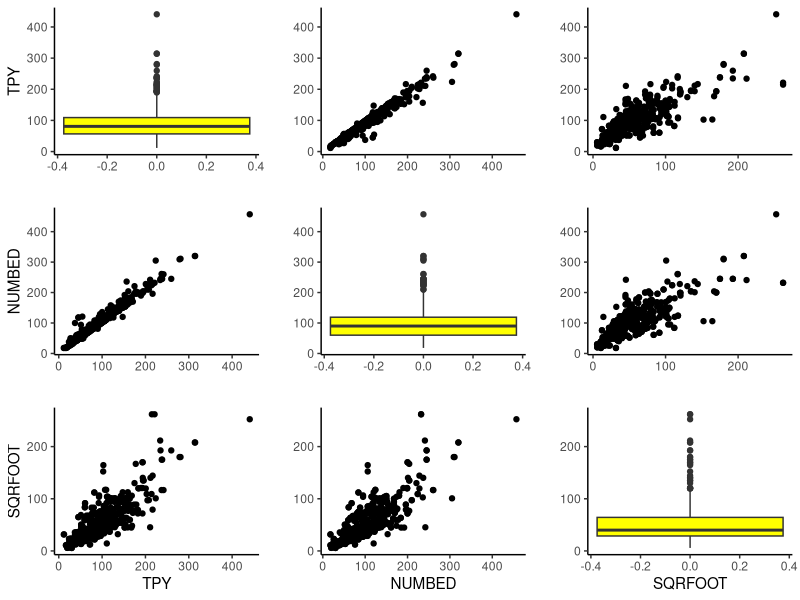
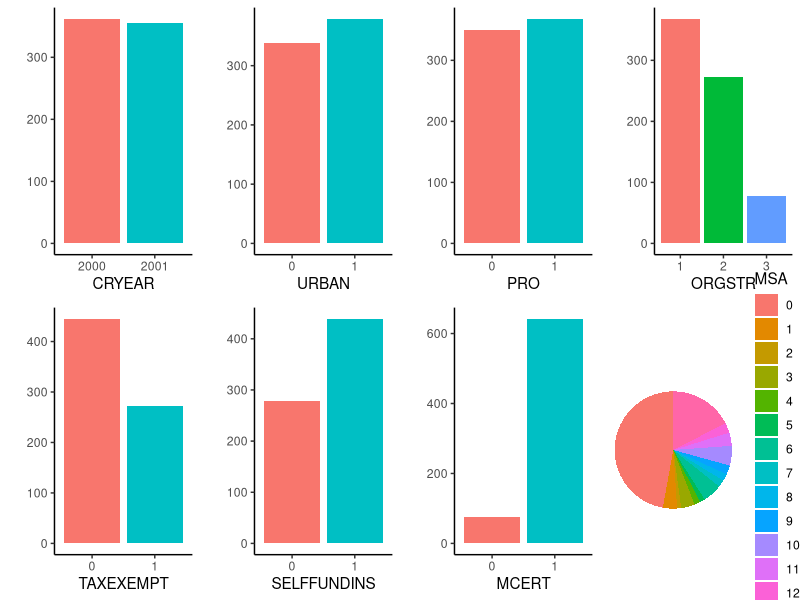
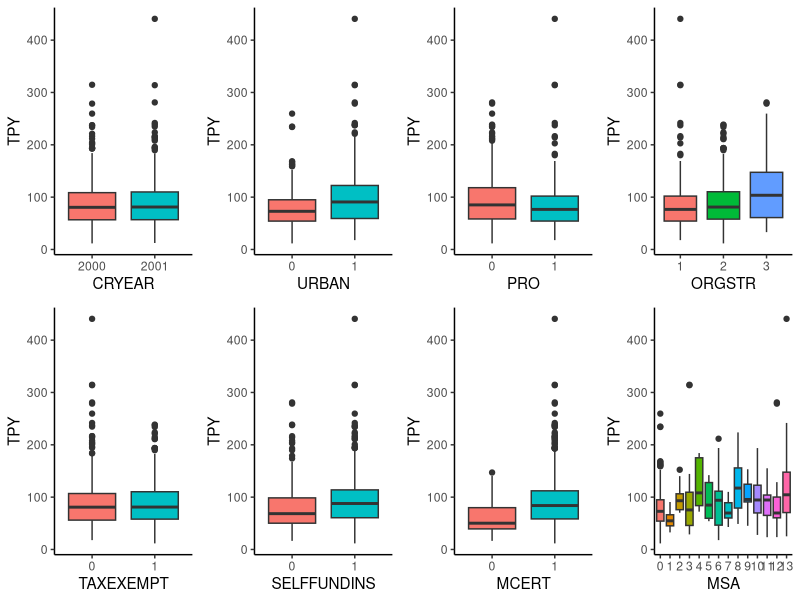
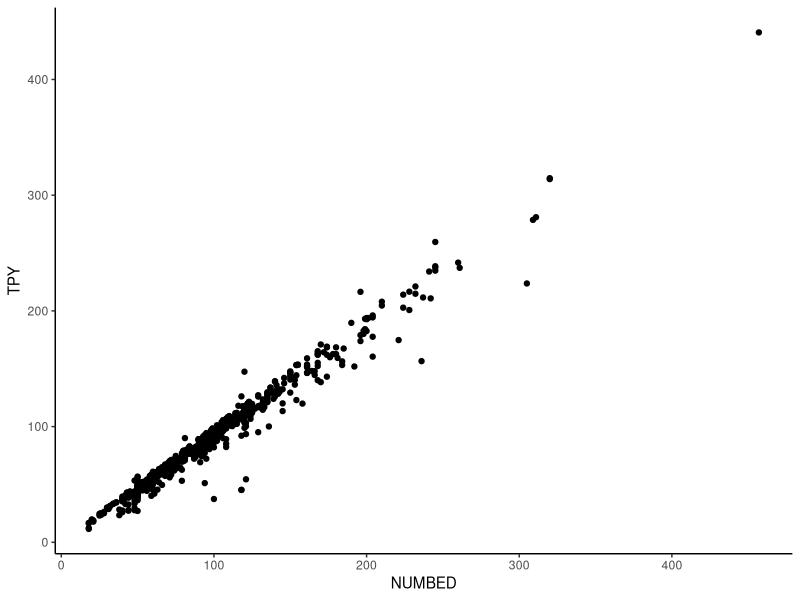
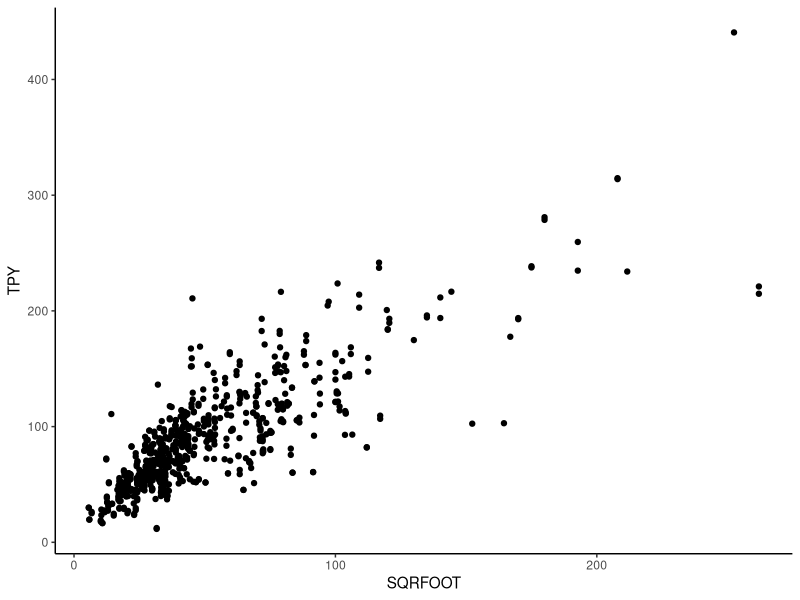
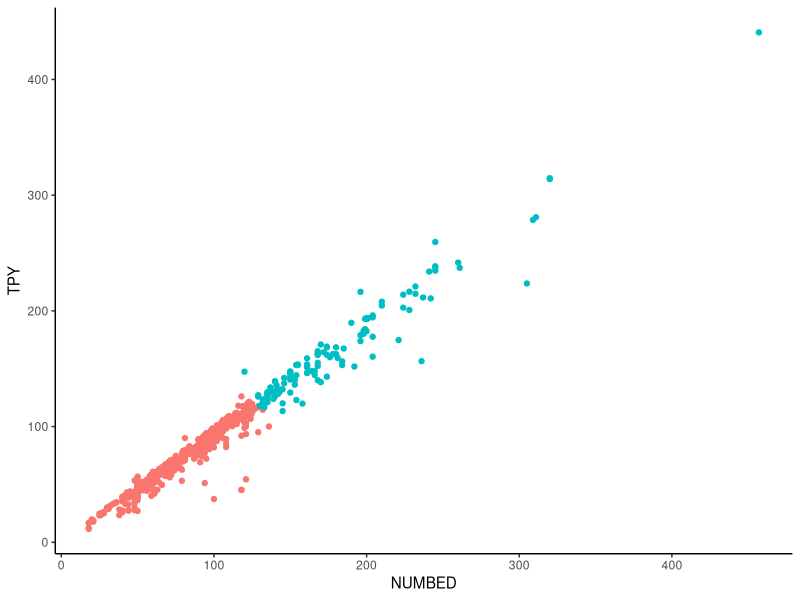
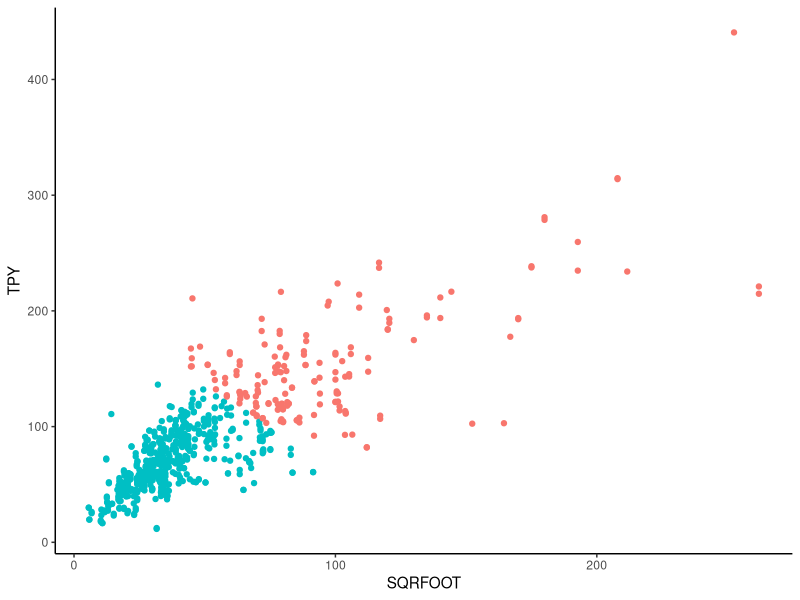
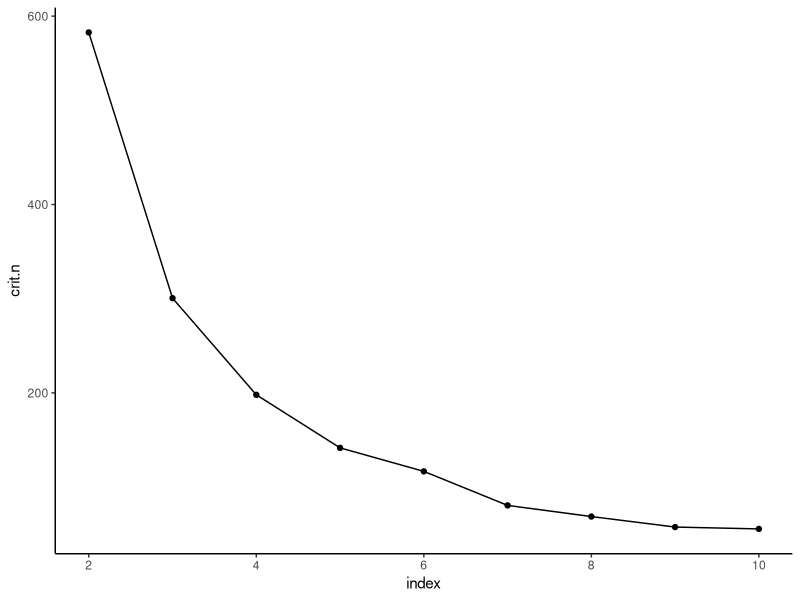

Source code (R) for these figures, in order:

# -------
## CACCA
# -------


## ANALISI DESCRITTIVA DEI DATI
# Vediamo come si distribuisce ciascuna variabile e poi quali sono le relazioni delle variabili
# con la variabile risposta


# Creazione del dataset da WiscNursingHome

Data <- read.csv("WiscNursingHome.csv", header = TRUE)


# Fattorizzazione delle variabili categoriali

Data$CRYEAR <- factor(Data$CRYEAR)
Data$URBAN <- factor(Data$URBAN)
Data$PRO <- factor(Data$PRO)
Data$TAXEXEMPT <- factor(Data$TAXEXEMPT)
Data$SELFFUNDINS <- factor(Data$SELFFUNDINS)
Data$MCERT <- factor(Data$MCERT)
Data$ORGSTR <- factor(Data$ORGSTR)
Data$MSA <- factor(Data$MSA)


# Richiamo delle librerie

library(ggplot2)
library(cowplot)
library(dplyr)


# Creazione dei grafici (orribili)
# Parto con le variabili quantitative

p1 <- ggplot(data = Data, aes(y = TPY)) +
  geom_boxplot(fill = "yellow") +
  theme_classic() +
  xlab("") +
  ylab("TPY")

p2 <- ggplot(data = Data, aes(y = NUMBED)) +
  geom_boxplot(fill = "yellow") +
  theme_classic() +
  xlab("") +
  ylab("")

p3 <- ggplot(data = na.omit(Data), aes(y = SQRFOOT)) +
  geom_boxplot(fill = "yellow") +
  theme_classic() +
  xlab("SQRFOOT") +
  ylab("")

p1.2 <- ggplot(data = Data, aes(x = NUMBED, y = TPY)) +
  geom_point() +
  theme_classic() +
  xlab("") +
  ylab("")

p1.3 <- ggplot(data = na.omit(Data), aes(x = SQRFOOT, y = TPY)) +
  geom_point() +
  theme_classic() +
  xlab("") +
  ylab("")

p2.3 <- ggplot(data = na.omit(Data), aes(x = SQRFOOT, y = NUMBED)) +
  geom_point() +
  theme_classic() +
  xlab("") +
  ylab("")

p2.1 <- ggplot(data = Data, aes(x = TPY, y = NUMBED)) +
  geom_point() +
  theme_classic() +
  xlab("") +
  ylab("NUMBED")

p3.1 <- ggplot(data = na.omit(Data), aes(x = TPY, y = SQRFOOT)) +
  geom_point() +
  theme_classic()  +
  xlab("TPY") +
  ylab("SQRFOOT")

p3.2 <- ggplot(data = na.omit(Data), aes(x = NUMBED, y = SQRFOOT)) +
  geom_point() +
  theme_classic() +
  xlab("NUMBED") +
  ylab("")


# Metto nella griglia tutti i grafici brutti

plot_grid(p1, p1.2, p1.3,  
          p2.1, p2, p2.3,
          p3.1, p3.2, p3,
          nrow = 3, ncol = 3)

# Queste sono le relazioni tra le varie variabili

# Stampo le correlazioni

cor(Data$TPY, Data$NUMBED)
cor(na.omit(Data)$TPY, na.omit(Data)$SQRFOOT)
cor(na.omit(Data)$NUMBED, na.omit(Data)$SQRFOOT)

# Correlazione molto alta tra tutte e 3 le variabili
# In ottica di analisi di regressione occhio a multicollinearit?
# (non so se si dice cos? forse me lo sono inventato)


# Variabili qualitative

p4 <- ggplot(data = Data, aes(x = CRYEAR, fill = CRYEAR)) +
  geom_bar() +
  theme_classic() +
  theme(legend.position = "none") +
  ylab("")

p5 <- ggplot(data = Data, aes(x = MSA, fill = MSA)) +
  geom_bar() +
  theme_classic() +
  theme(legend.position = "none") +
  ylab("")

p6 <- ggplot(data = Data, aes(x = URBAN, fill = URBAN)) +
  geom_bar() +
  theme_classic() +
  theme(legend.position = "none") +
  ylab("")

p7 <- ggplot(data = Data, aes(x = PRO, fill = PRO)) +
  geom_bar() +
  theme_classic() +
  theme(legend.position = "none") +
  ylab("")

p8 <- ggplot(data = Data, aes(x = TAXEXEMPT, fill = TAXEXEMPT)) +
  geom_bar() +
  theme_classic() +
  theme(legend.position = "none") +
  ylab("")

p9 <- ggplot(data = Data, aes(x = SELFFUNDINS, fill = SELFFUNDINS)) +
  geom_bar() +
  theme_classic() +
  theme(legend.position = "none") +
  ylab("")

p10 <- ggplot(data = Data, aes(x = MCERT, fill = MCERT)) +
  geom_bar() +
  theme_classic() +
  theme(legend.position = "none") +
  ylab("")

p11 <- ggplot(data = Data, aes(x = ORGSTR, fill = ORGSTR)) +
  geom_bar() +
  theme_classic() +
  theme(legend.position = "none") +
  ylab("")

# Grafico a torta gnam

ppie <- ggplot(Data, aes(x="", y="", fill=MSA)) +
  geom_bar(stat="identity", width=1) +
  coord_polar("y", start=0) +
  theme_void()


# Metto nella griglia tutti i grafici brutti

plot_grid(p4,p6,p7,p11,
          p8,p9,p10,ppie,
          nrow = 2)

# NB per non vedere sminchiata la legenda bisogna mettere il grafico a schermo intero
# ancora da capire come sistemare questo problema

# Vediamo le distribuzioni condizionate della variabile risposta

c4 <- ggplot(data = Data, aes(x = CRYEAR, y = TPY, fill = CRYEAR)) +
  geom_boxplot() +
  theme_classic() +
  theme(legend.position = "")

c5 <- ggplot(data = Data, aes(x = URBAN, y = TPY, fill = URBAN)) +
  geom_boxplot() +
  theme_classic() +
  theme(legend.position = "")

c6 <- ggplot(data = Data, aes(x = PRO, y = TPY, fill = PRO)) +
  geom_boxplot() +
  theme_classic() +
  theme(legend.position = "")

c7 <- ggplot(data = Data, aes(x = ORGSTR, y = TPY, fill = ORGSTR)) +
  geom_boxplot() +
  theme_classic() +
  theme(legend.position = "")

c8 <- ggplot(data = Data, aes(x = TAXEXEMPT, y = TPY, fill = TAXEXEMPT)) +
  geom_boxplot() +
  theme_classic() +
  theme(legend.position = "")

c9 <- ggplot(data = Data, aes(x = SELFFUNDINS, y = TPY, fill = SELFFUNDINS)) +
  geom_boxplot() +
  theme_classic() +
  theme(legend.position = "")

c10 <- ggplot(data = Data, aes(x = MCERT, y = TPY, fill = MCERT)) +
  geom_boxplot() +
  theme_classic() +
  theme(legend.position = "")

c11 <- ggplot(data = Data, aes(x = MSA, y = TPY, fill = MSA)) +
  geom_boxplot() +
  theme_classic() +
  theme(legend.position = "")

plot_grid(c4, c5, c6, c7,
          c8, c9, c10, c11,
          nrow = 2)

# Come sempre il grafico di MSA ? strano perch? ha troppe determinazioni


## REGRESSIONI LINEARI PER LA STIMA DI TPY
# Proviamo prima le regressioni semplici con NUMBED e SQRFOOT
# Bisogna probabilmente scegliere una sola delle due variabili perch? sono troppo correlate
# Poi proviamo ad aggiungere tutte le variabili qualitative e vediamo come incidono
# Modello ideale: 1 quantitativa + 1/2 qualitative (non ? detto per forza)


## INFERENZA SUI RISULTATI
# Boh ho aggiunto questa sezione perch? pu? essere simpatico e farci prendere qualche voto in pi?
# Penso che sia sufficiente cercare su internet quali sono i test di ipotesi migliori
# in base al modello di regressione che ci uscir?


## CLUSTERING
# Pu? essere figo provare a fare qualcosa, ma devo ancora recuperarmi la teoria quindi non so

# Provo a fare del clustering
library(cluster)

# Stampo di nuovo le quantitative
ggplot(data = Data, aes(x = NUMBED, y = TPY)) +
  geom_point() +
  theme_classic()
ggplot(data = na.omit(Data), aes(x = SQRFOOT, y = TPY)) +
  geom_point() +
  theme_classic()

# Provo a farlo utilizzando solo le variabili quantitative (per ora)

# Costruisco le distanze (euclidee per variabili quantitative)
dist.numbed <- daisy(scale(Data[,c("NUMBED", "TPY")]))
as.matrix(dist.numbed)[1:5,1:5] #matrice delle distanze
dist.sqrfoot <- daisy(scale(Data[,c("SQRFOOT", "TPY")]))
as.matrix(dist.sqrfoot)[1:5,1:5] #matrice delle distanze
# NB la funzione scale serve a standardizzare il dataset

# Provo il clustering con il metodo delle k medie
km.numbed <- kmeans(scale(Data[,c("NUMBED", "TPY")]), centers = 2)
km.sqrfoot <- kmeans(scale(na.omit(Data[,c("SQRFOOT", "TPY")])), centers = 2)
# Numerosità nei due cluster
table(km.numbed$cluster)
table(km.sqrfoot$cluster)
# Numerosità molto asimmetriche

# Visualizzo graficamente i clustering
ggplot(Data, aes(x = NUMBED, y = TPY, col = factor(km.numbed$cluster))) +
  geom_point() + 
  theme_classic() +
  theme(legend.position = "") 
ggplot(na.omit(Data), aes(x = SQRFOOT, y = TPY, col = factor(km.sqrfoot$cluster))) +
  geom_point() + 
  theme_classic() +
  theme(legend.position = "") 

# Varianze between
km.numbed$tot.withinss
km.numbed$betweenss
km.sqrfoot$tot.withinss
km.sqrfoot$betweenss
# Teoricamente il primo clustering (con numbed) è migliore perché ha varianza within minore

# Provo a fare cluster con dimensioni diverse da 2 a 10
# Li valuto stampando le varianze within
crit.n<-0
crit.s<-0
for (i in 2:10) {
  set.seed(7)
  group.numbed<-kmeans(scale(Data[,c("NUMBED", "TPY")]), i, nstart=10)
  group.sqrfoot<-kmeans(scale(na.omit(Data[,c("SQRFOOT", "TPY")])), i, nstart=10)
  crit.n[i-1]<-group.numbed$tot.withinss
  crit.s[i-1]<-group.sqrfoot$tot.withinss
}
clsdb <- data.frame(index = 2:10, crit.n, crit.s)
ggplot(clsdb, aes(index, crit.n)) +
  geom_point() +
  geom_line() +
  theme_classic()
ggplot(clsdb, aes(index, crit.s)) +
  geom_point() +
  geom_line() +
  theme_classic()
# In entrambi i casi il "gomito" sembra essere sul 3
# Ad occhio NUMBED sembra meglio, ma nessuno dei due sembra tanta roba
